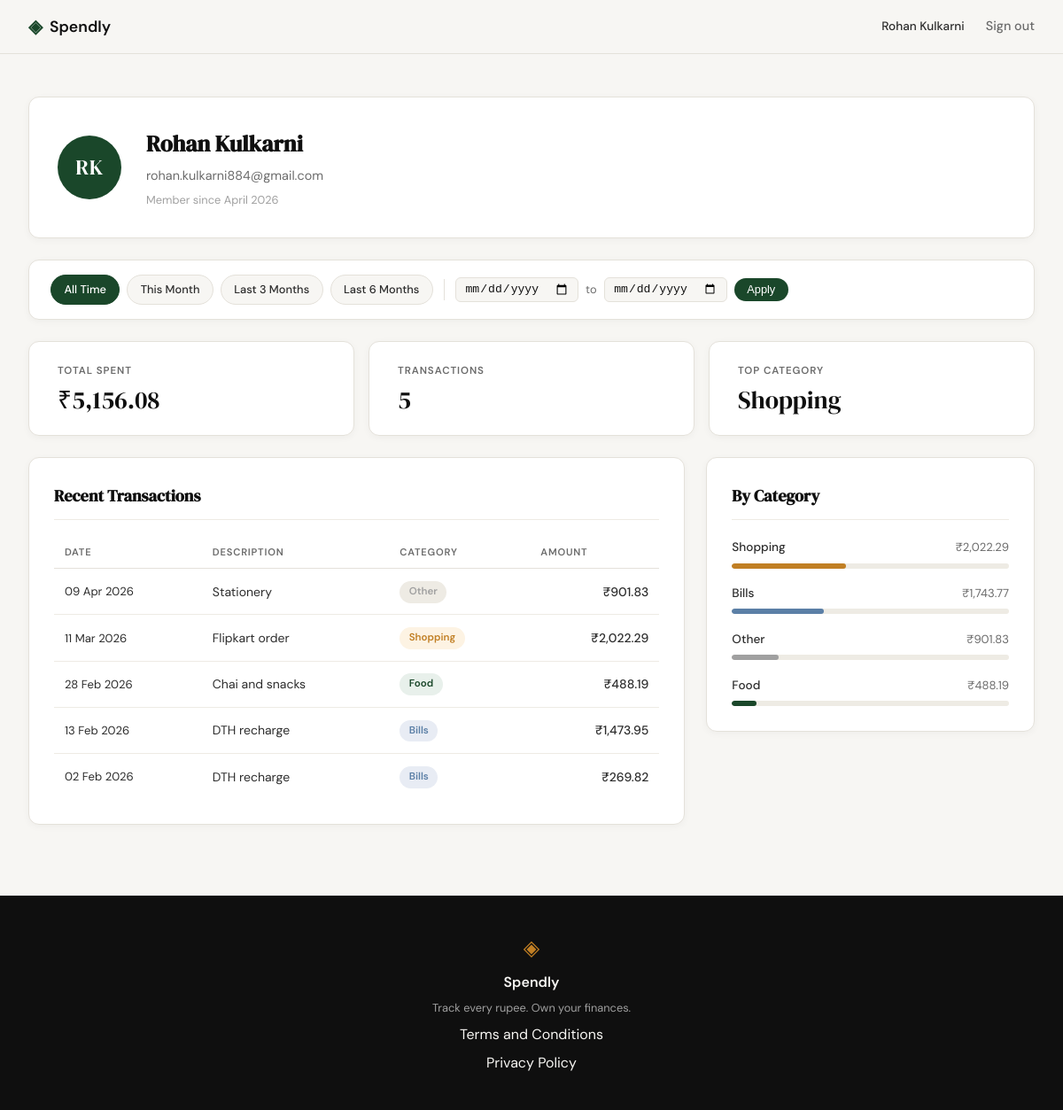
Screenshot of /profile (signed in) with the database file from the repository.
### tables this page shows
CREATE TABLE users (
            id            INTEGER PRIMARY KEY AUTOINCREMENT,
            name          TEXT    NOT NULL,
            email         TEXT    UNIQUE NOT NULL,
            password_hash TEXT    NOT NULL,
            created_at    TEXT    DEFAULT (datetime('now'))
        );

CREATE TABLE expenses (
            id          INTEGER PRIMARY KEY AUTOINCREMENT,
            user_id     INTEGER NOT NULL REFERENCES users(id),
            amount      REAL    NOT NULL,
            category    TEXT    NOT NULL,
            date        TEXT    NOT NULL,
            description TEXT,
            created_at  TEXT    DEFAULT (datetime('now'))
        );

### app.py (the view)
@app.route("/profile")
def profile():
    if not session.get("user_id"):
        return redirect(url_for("login"))
    uid = session["user_id"]
    today = date.today()
    date_from = _parse_date(request.args.get("date_from"))
    date_to = _parse_date(request.args.get("date_to"))
    if date_from and date_to and date_from > date_to:
        flash("Start date must be before end date.", "error")
        date_from = date_to = None
    today_str = today.isoformat()
    this_month_from = today.replace(day=1).isoformat()
    this_month_to = today.replace(
        day=calendar.monthrange(today.year, today.month)[1]
    ).isoformat()
    presets = {
        "this_month": {"date_from": this_month_from, "date_to": this_month_to},
        "last_3":     {"date_from": _months_ago(today, 3), "date_to": today_str},
        "last_6":     {"date_from": _months_ago(today, 6), "date_to": today_str},
    }
    return render_template(
        "profile.html",
        user=get_user_by_id(uid),
        stats=get_summary_stats(uid, date_from, date_to),
        expenses=get_recent_transactions(uid, date_from=date_from, date_to=date_to),
        categories=get_category_breakdown(uid, date_from, date_to),
        date_from=date_from,
        date_to=date_to,
        presets=presets,
    )

### app.py (called while the page is built)
def _parse_date(val):
    try:
        datetime.strptime(val, "%Y-%m-%d")
        return val
    except (ValueError, TypeError):
        return None

def _months_ago(today, n):
    m, y = today.month - n, today.year
    while m <= 0:
        m += 12
        y -= 1
    return date(y, m, 1).isoformat()

### database/db.py (called while the page is built)
def get_db():
    conn = sqlite3.connect(DB_PATH)
    conn.row_factory = sqlite3.Row
    conn.execute("PRAGMA foreign_keys = ON")
    return conn

### database/queries.py (called while the page is built)
def _build_date_filter(date_from, date_to):
    if date_from and date_to:
        return "AND date BETWEEN ? AND ?", [date_from, date_to]
    return "", []

def get_user_by_id(user_id):
    conn = get_db()
    row = conn.execute(
        "SELECT id, name, email, created_at FROM users WHERE id = ?",
        (user_id,),
    ).fetchone()
    conn.close()
    if row is None:
        return None
    name = row["name"]
    initials = "".join(w[0].upper() for w in name.split() if w)
    member_since = datetime.strptime(row["created_at"], "%Y-%m-%d %H:%M:%S").strftime("%B %Y")
    return {
        "name": name,
        "email": row["email"],
        "initials": initials,
        "member_since": member_since,
    }

def get_recent_transactions(user_id, limit=10, date_from=None, date_to=None):
    date_clause, date_params = _build_date_filter(date_from, date_to)
    params = [user_id] + date_params + [limit]
    conn = get_db()
    rows = conn.execute(
        "SELECT date, description, category, amount "
        "FROM expenses "
        "WHERE user_id = ? "
        + date_clause +
        " ORDER BY date DESC, id DESC "
        "LIMIT ?",
        params,
    ).fetchall()
    conn.close()
    return [
        {
            "date": datetime.strptime(row["date"], "%Y-%m-%d").strftime("%d %b %Y"),
            "description": row["description"],
            "category": row["category"],
            "amount": "{:,.2f}".format(row["amount"]),
        }
        for row in rows
    ]

### templates/profile.html (shortened to what this page needs)
{% extends "base.html" %}
{% block head %}
<link rel="stylesheet" href="{{ url_for('static', filename='css/profile.css') }}">
{% endblock %}
{% block content %}
<div class="profile-page">
    <div class="profile-inner">
        <div class="profile-header-card">
            <div class="profile-avatar">{{ user.initials }}</div>
            <div class="profile-info">
                <h1 class="profile-name">{{ user.name }}</h1>
                <p class="profile-email">{{ user.email }}</p>
                <p class="profile-since">Member since {{ user.member_since }}</p>
            </div>
        </div>
        <div class="filter-bar">
            <div class="filter-presets">
                <a href="{{ url_for('profile') }}"
                   class="filter-preset-btn{% if not date_from and not date_to %} filter-preset-btn--active{% endif %}">
                    All Time
                </a>
                <a href="{{ url_for('profile', date_from=presets.this_month.date_from, date_to=presets.this_month.date_to) }}"
                   class="filter-preset-btn{% if date_from == presets.this_month.date_from and date_to == presets.this_month.date_to %} filter-preset-btn--active{% endif %}">
                    This Month
                </a>
                <a href="{{ url_for('profile', date_from=presets.last_3.date_from, date_to=presets.last_3.date_to) }}"
                   class="filter-preset-btn{% if date_from == presets.last_3.date_from and date_to == presets.last_3.date_to %} filter-preset-btn--active{% endif %}">
                    Last 3 Months
                </a>
                <a href="{{ url_for('profile', date_from=presets.last_6.date_from, date_to=presets.last_6.date_to) }}"
                   class="filter-preset-btn{% if date_from == presets.last_6.date_from and date_to == presets.last_6.date_to %} filter-preset-btn--active{% endif %}">
                    Last 6 Months
                </a>
            </div>
            <form class="filter-form" method="GET" action="{{ url_for('profile') }}">
                <input type="date" name="date_from" class="filter-date-input"
                       value="{{ date_from or '' }}">
                <span class="filter-to-label">to</span>
                <input type="date" name="date_to" class="filter-date-input"
                       value="{{ date_to or '' }}">
                <button type="submit" class="filter-apply-btn">Apply</button>
            </form>
        </div>
        <div class="profile-stats">
            <div class="stat-card">
                <span class="stat-label">Total Spent</span>
                <span class="stat-value">₹{{ stats.total }}</span>
            </div>
            <div class="stat-card">
                <span class="stat-label">Transactions</span>
                <span class="stat-value">{{ stats.count }}</span>
            </div>
            <div class="stat-card">
                <span class="stat-label">Top Category</span>
                <span class="stat-value">{{ stats.top_category }}</span>
            </div>
        </div>
        <div class="profile-grid">
            <div class="profile-section">
                <h2 class="section-title">Recent Transactions</h2>
                <div class="tx-table-wrapper">
                    <table class="tx-table">
                        <thead>
                            <tr>
                                <th>Date</th>
                                <th>Description</th>
                                <th>Category</th>
                                <th class="tx-amount-col">Amount</th>
                            </tr>
                        </thead>
                        <tbody>
                            {% for tx in expenses %}
                            <tr>
                                <td class="tx-date">{{ tx.date }}</td>
                                <td class="tx-desc">{{ tx.description }}</td>
                                <td>
                                    <span class="cat-badge cat-badge--{{ tx.category | lower }}">
                                        {{ tx.category }}
                                    </span>
                                </td>
                                <td class="tx-amount">₹{{ tx.amount }}</td>
                            </tr>
                            {% endfor %}
                        </tbody>
                    </table>
                </div>
            </div>
            <div class="profile-section">
                <h2 class="section-title">By Category</h2>
                <div class="category-list">
                    {% for cat in categories %}
                    <div class="cat-row">
                        <div class="cat-row-header">
                            <span class="cat-row-name">{{ cat.name }}</span>
                            <span class="cat-row-amount">₹{{ cat.amount }}</span>
                        </div>
                        <div class="cat-bar-track">
                            <div class="cat-bar cat-bar--{{ cat.name | lower }}"
                                 style="width: {{ cat.percent }}%"></div>
                        </div>
                    </div>
                    {% endfor %}
                </div>
            </div>
        </div>
    </div>
</div>
{% endblock %}

### templates/base.html (shortened to what this page needs)
<!DOCTYPE html>
<html lang="en">
<head>
    <link rel="stylesheet" href="{{ url_for('static', filename='css/style.css') }}">
    {% block head %}{% endblock %}
</head>
<body>
    <nav class="navbar">
        <div class="nav-inner">
            <a href="{{ url_for('landing') }}" class="nav-brand">
                <span class="brand-icon">◈</span>
                <span class="brand-name">Spendly</span>
            </a>
            <div class="nav-links">
                {% if session.user_id %}
                <span class="nav-username">{{ session.user_name }}</span>
                <a href="{{ url_for('logout') }}">Sign out</a>
                {% else %}
                <a href="{{ url_for('login') }}">Sign in</a>
                <a href="{{ url_for('register') }}" class="nav-cta">Get started</a>
                {% endif %}
            </div>
        </div>
    </nav>
    <main class="main-content">
        {% block content %}{% endblock %}
    </main>
    <footer class="footer">
        <div class="footer-inner">
            <span class="brand-icon">◈</span>
            <span class="footer-name">Spendly</span>
            <p class="footer-copy">Track every rupee. Own your finances.</p>
            <a href="/terms">Terms and Conditions</a>
            <a href="/privacy">Privacy Policy</a>
        </div>
    </footer>
</body>
</html>

### static/css/style.css (style rules this page uses)
:root { --ink: #0f0f0f; --ink-soft: #2d2d2d; --ink-muted: #6b6b6b; --ink-faint: #a0a0a0; --paper: #f7f6f3; --paper-warm: #f0ede6; --paper-card: #ffffff; --accent: #1a472a; --accent-light: #e8f0eb; --accent-2: #c17f24; --accent-2-light: #fdf3e3; --danger: #c0392b; --danger-light: #fdecea; --success: #1a472a; --success-light: #e8f0eb; --border: #e4e1da; --border-soft: #eeebe4; --font-display: 'DM Serif Display', Georgia, serif; --font-body: 'DM Sans', system-ui, sans-serif; --max-width: 1200px; --auth-width: 440px; --radius-sm: 6px; --radius-md: 12px; --radius-lg: 20px; }
*, *::before, *::after { box-sizing: border-box; margin: 0; padding: 0; }
html { font-size: 16px; scroll-behavior: smooth; }
body { background: var(--paper); color: var(--ink); font-family: var(--font-body); font-size: 1rem; line-height: 1.6; -webkit-font-smoothing: antialiased; }
a { color: inherit; text-decoration: none; }
.navbar { position: sticky; top: 0; z-index: 100; background: var(--paper); border-bottom: 1px solid var(--border); padding: 0 2rem; }
.nav-inner { max-width: var(--max-width); margin: 0 auto; height: 60px; display: flex; align-items: center; justify-content: space-between; }
.nav-brand { display: flex; align-items: center; gap: 0.5rem; font-family: var(--font-body); font-weight: 600; font-size: 1.1rem; color: var(--ink); }
.brand-icon { color: var(--accent); font-size: 1.3rem; }
.brand-name { color: var(--ink); }
.nav-links { display: flex; align-items: center; gap: 1.5rem; font-size: 0.9rem; font-weight: 500; }
.nav-links a { color: var(--ink-muted); transition: color 0.2s; }
.main-content { min-height: calc(100vh - 60px - 100px); }
.footer { background: var(--ink); color: var(--paper); padding: 2.5rem 2rem; text-align: center; }
.footer-inner { display: flex; flex-direction: column; align-items: center; gap: 0.4rem; }
.footer .brand-icon { color: var(--accent-2); font-size: 1.5rem; }
.footer-name { font-weight: 600; font-size: 1rem; }
.footer-copy { font-size: 0.8rem; color: var(--ink-faint); }

### rows the page displays
users: user_name "Rohan Kulkarni", name "Rohan Kulkarni", email "rohan.kulkarni884@gmail.com"
expenses: top_category "Shopping", date "11 Mar 2026", description "Flipkart order", category "Shopping", amount "2,022.29", name "Shopping", {{ cat.percent }} 41 (drawn)
expenses: date "09 Apr 2026", description "Stationery", category "Other", amount "901.83", name "Other", {{ cat.percent }} 17 (drawn)
expenses: date "28 Feb 2026", description "Chai and snacks", category "Food", amount "488.19", name "Food", {{ cat.percent }} 9 (drawn)
expenses: date "13 Feb 2026", description "DTH recharge", category "Bills", amount "1,473.95"
expenses: date "02 Feb 2026", description "DTH recharge", category "Bills", amount "269.82"

### other values shown
{{ user.initials }} "RK"
{{ user.member_since }} "April 2026"
{{ stats.total }} "5,156.08"
{{ stats.count }} "5"
{{ cat.name }} "Bills"
{{ cat.amount }} "1,743.77"
